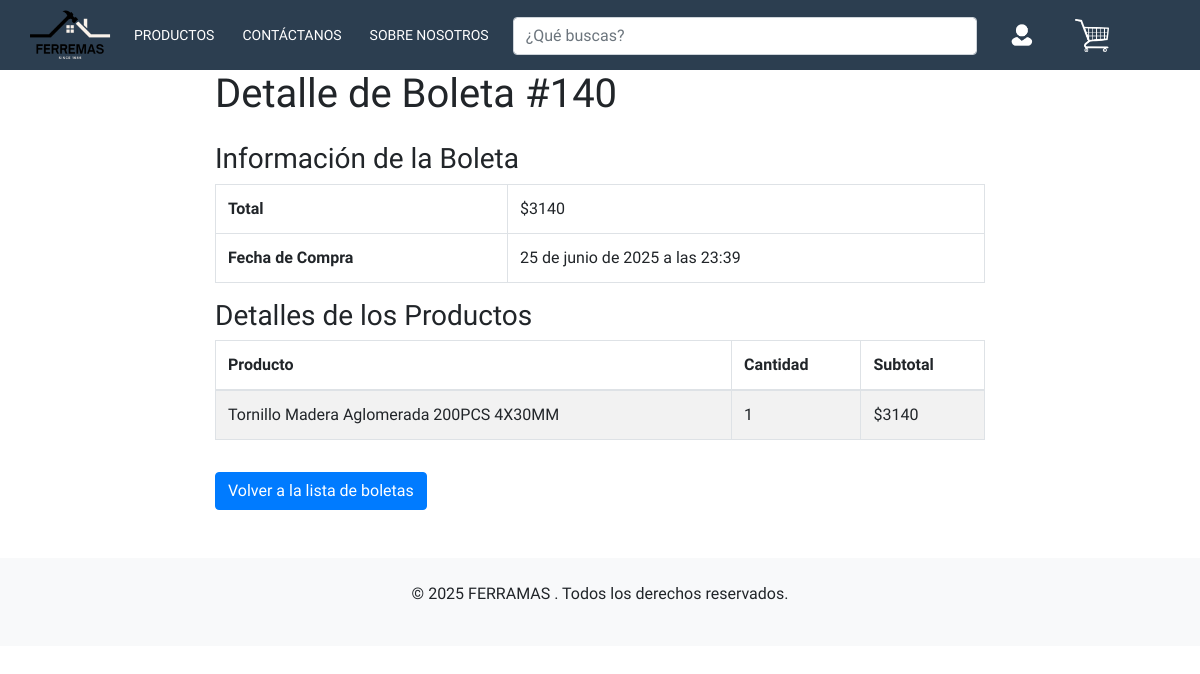
/detalle_boleta/140/ (signed in), run on the app's committed database.
### core/models.py (models this page shows, shortened)
class Boleta(models.Model):
    id_boleta=models.AutoField(primary_key=True)
    total=models.BigIntegerField()
    fechaCompra=models.DateTimeField(blank=False, null=False, default = datetime.datetime.now)

class detalle_boleta(models.Model):
    id_boleta = models.ForeignKey('Boleta', blank=True, on_delete=models.CASCADE)
    id_detalle_boleta = models.AutoField(primary_key=True)
    id_producto = models.ForeignKey('Planta', on_delete=models.CASCADE)
    cantidad = models.IntegerField()
    subtotal = models.BigIntegerField()

class Planta(models.Model):
    idPlanta = models.CharField(primary_key=True, max_length=4,verbose_name='Id de Planta')
    nombre = models.CharField(max_length=50, verbose_name='Nombre de la Planta')
    imagen = models.ImageField(upload_to="imagenes", null=True, verbose_name='Imagen')
    descripcion = models.CharField(blank=True, null=True,max_length=100, verbose_name='Descripcion')
    categoria = models.ForeignKey ('Categoria', default=1, on_delete=models.CASCADE, verbose_name='Categoria')
    precio = models.IntegerField(blank=True, null=True,verbose_name='Precio de la Planta')
    stock = models.IntegerField(blank=True, null=True,verbose_name='Stock de Planta')

### core/views.py (the view)
# urls.py: path('detalle_boleta/<int:id_boleta>/', views.detalle_boleta_view, name='detalle_boleta'),
@login_required
def detalle_boleta_view(request, id_boleta):
    boleta = get_object_or_404(Boleta, id_boleta=id_boleta)
    detalles = detalle_boleta.objects.filter(id_boleta=boleta)
    return render(request, 'detalle_boleta.html', {'boleta': boleta, 'detalles': detalles})

### core/context_processor.py (called while the page is built, shortened)
def total_carrito(request):
    total = 0
    return {'total_carrito':int(total)}

### core/templates/detalle_boleta.html (shortened to what this page needs)
<!doctype html>
<html lang="es">
    <head>
        {% load static %}
        <link rel="stylesheet" href="{% static 'css/misEstilos.css' %}" />
        <link href="{% static 'css/bootstrap.min.css' %}" rel="stylesheet" />
        <link
            href="https://stackpath.bootstrapcdn.com/bootstrap/4.5.2/css/bootstrap.min.css"
            rel="stylesheet"
        />
    </head>
    <body>
        <header>
            <div class="container__menu">
                <div class="menu">
                    <nav>
                        <ul>
                            <li><a href="{% url 'index' %}"></a></li>
                            <li>
                                <a href="{% url 'tienda' %}">Productos</a>
                            </li>
                            <li>
                                <a href="{% url 'contacto' %}">Contáctanos</a>
                            </li>
                            <li>
                                <a href="{% url 'Nosotros' %}"
                                    >Sobre Nosotros</a
                                >
                            </li>
                            <li class="search-bar">
                                <input
                                    type="text"
                                    placeholder="¿Qué buscas?"
                                    class="form-control"
                                />
                            </li>
                            {% if user.is_authenticated %}
                            <li>
                                <a href="{% url 'perfil' %}"></a>
                            </li>
                            <li><a href="{% url 'carrito' %}"></a></li>
                            {% else %}
                            <li><a href="{% url 'login' %}"></a></li>
                            <li><a href="{% url 'carrito' %}"></a></li>
                            {% endif %}
                        </ul>
                    </nav>
                </div>
            </div>
        </header>
        <div class="container">
            <h1 class="mb-4">Detalle de Boleta #{{ boleta.id_boleta }}</h1>
            <h3>Información de la Boleta</h3>
            <table class="table table-bordered">
                <tr>
                    <th>Total</th>
                    <td>${{ boleta.total }}</td>
                </tr>
                <tr>
                    <th>Fecha de Compra</th>
                    <td>{{ boleta.fechaCompra }}</td>
                </tr>
            </table>
            <h3>Detalles de los Productos</h3>
            <table class="table table-striped table-bordered">
                <thead>
                    <tr>
                        <th>Producto</th>
                        <th>Cantidad</th>
                        <th>Subtotal</th>
                    </tr>
                </thead>
                <tbody>
                    {% for detalle in detalles %}
                    <tr>
                        <td>{{ detalle.id_producto.nombre }}</td>
                        <td>{{ detalle.cantidad }}</td>
                        <td>${{ detalle.subtotal }}</td>
                    </tr>
                    {% endfor %}
                </tbody>
            </table>
            <a href="{% url 'listar_boletas' %}" class="btn btn-primary mt-3"
                >Volver a la lista de boletas</a
            >
        </div>
        <footer class="text-center mt-5 py-4 bg-light">
            <p>&copy; 2025 FERRAMAS . Todos los derechos reservados.</p>
        </footer>
    </body>
</html>

### core/static/css/misEstilos.css (style rules this page uses)
* { margin: 0; padding: 0; box-sizing: border-box; font-family: 'Work Sans', sans-serif; text-decoration: none; }
html, body { max-width: 100%; overflow-x: hidden; }
body { margin: auto; }
header { width: 100%; position: static; top: 0; left: 0; background: #fff; }
.container__menu { width: 100%; height: 70px; background: #2C3E50; padding: 0px 20px; max-width: 100vw; box-sizing: border-box; }
.menu { max-width: 1200px; margin: auto; height: 100%; }
header nav { height: 100%; }
header nav>ul { height: 100%; display: flex; }
header nav ul li { height: 100%; list-style: none; position: relative; }
header nav>ul>li:first-child>a { background-image: url(../img/footer.png); background-size: 150px; background-repeat: no-repeat; background-position: center center; padding: 20px 40px; margin-right: 20px; }
header nav>ul>li:nth-child(6)>a { background-image: url(../img/icon_user.png); background-size: 34px; background-repeat: no-repeat; background-position: center center; padding: 20px 30px; margin-left: 10px; }
header nav>ul>li:nth-child(7)>a { background-image: url(../img/carrito.png); background-size: 34px; background-repeat: no-repeat; background-position: center center; padding: 20px 30px; background-color: #2C3E50; margin-left: 10px; }
nav>ul>li>a { width: 100%; height: 100%; display: flex; align-items: center; padding: 14px; color: white; text-transform: uppercase; font-size: 14px; transition: all 300ms ease; }
.form-control { width: 100%; margin-top: 15px; font-family: 'Work Sans', sans-serif; padding-left: 50px; }
.search-bar { width: 40%; display: flex; align-items: center; margin-left: 10px; height: 1.5cm; }

### core/templates/detalle_boleta.html (style rules this page uses)
.container { max-width: 800px; }

### data on the page
Boleta: id_boleta "140", total "3140", fechaCompra "25 de junio de 2025 a las 23:39"
detalle_boleta: id_producto.nombre "Tornillo Madera Aglomerada 200PCS 4X30MM", cantidad "1", subtotal "3140"
